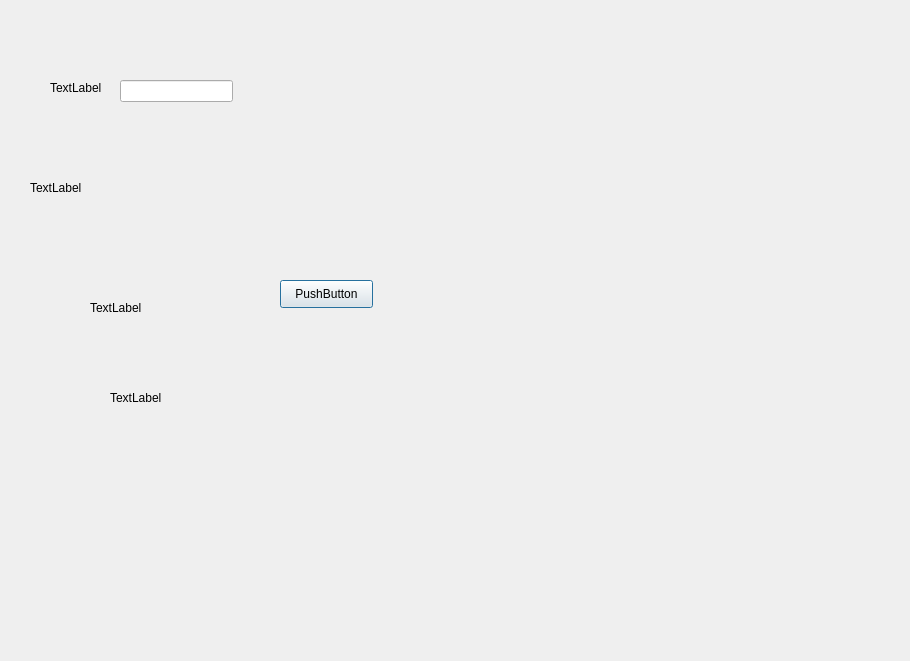
<?xml version="1.0" encoding="UTF-8"?>
<ui version="4.0">
 <class>Buy</class>
 <widget class="QDialog" name="Buy">
  <property name="geometry">
   <rect>
    <x>0</x>
    <y>0</y>
    <width>910</width>
    <height>661</height>
   </rect>
  </property>
  <property name="windowTitle">
   <string>Dialog</string>
  </property>
  <widget class="QPushButton" name="pushButton">
   <property name="geometry">
    <rect>
     <x>280</x>
     <y>280</y>
     <width>93</width>
     <height>28</height>
    </rect>
   </property>
   <property name="text">
    <string>PushButton</string>
   </property>
  </widget>
  <widget class="QLineEdit" name="lineEdit">
   <property name="geometry">
    <rect>
     <x>120</x>
     <y>80</y>
     <width>113</width>
     <height>22</height>
    </rect>
   </property>
  </widget>
  <widget class="QLabel" name="label">
   <property name="geometry">
    <rect>
     <x>50</x>
     <y>80</y>
     <width>55</width>
     <height>16</height>
    </rect>
   </property>
   <property name="text">
    <string>TextLabel</string>
   </property>
  </widget>
  <widget class="QLabel" name="label_2">
   <property name="geometry">
    <rect>
     <x>30</x>
     <y>180</y>
     <width>55</width>
     <height>16</height>
    </rect>
   </property>
   <property name="text">
    <string>TextLabel</string>
   </property>
  </widget>
  <widget class="QLabel" name="label_3">
   <property name="geometry">
    <rect>
     <x>90</x>
     <y>300</y>
     <width>55</width>
     <height>16</height>
    </rect>
   </property>
   <property name="text">
    <string>TextLabel</string>
   </property>
  </widget>
  <widget class="QLabel" name="label_4">
   <property name="geometry">
    <rect>
     <x>110</x>
     <y>390</y>
     <width>55</width>
     <height>16</height>
    </rect>
   </property>
   <property name="text">
    <string>TextLabel</string>
   </property>
  </widget>
 </widget>
 <resources/>
 <connections/>
</ui>
